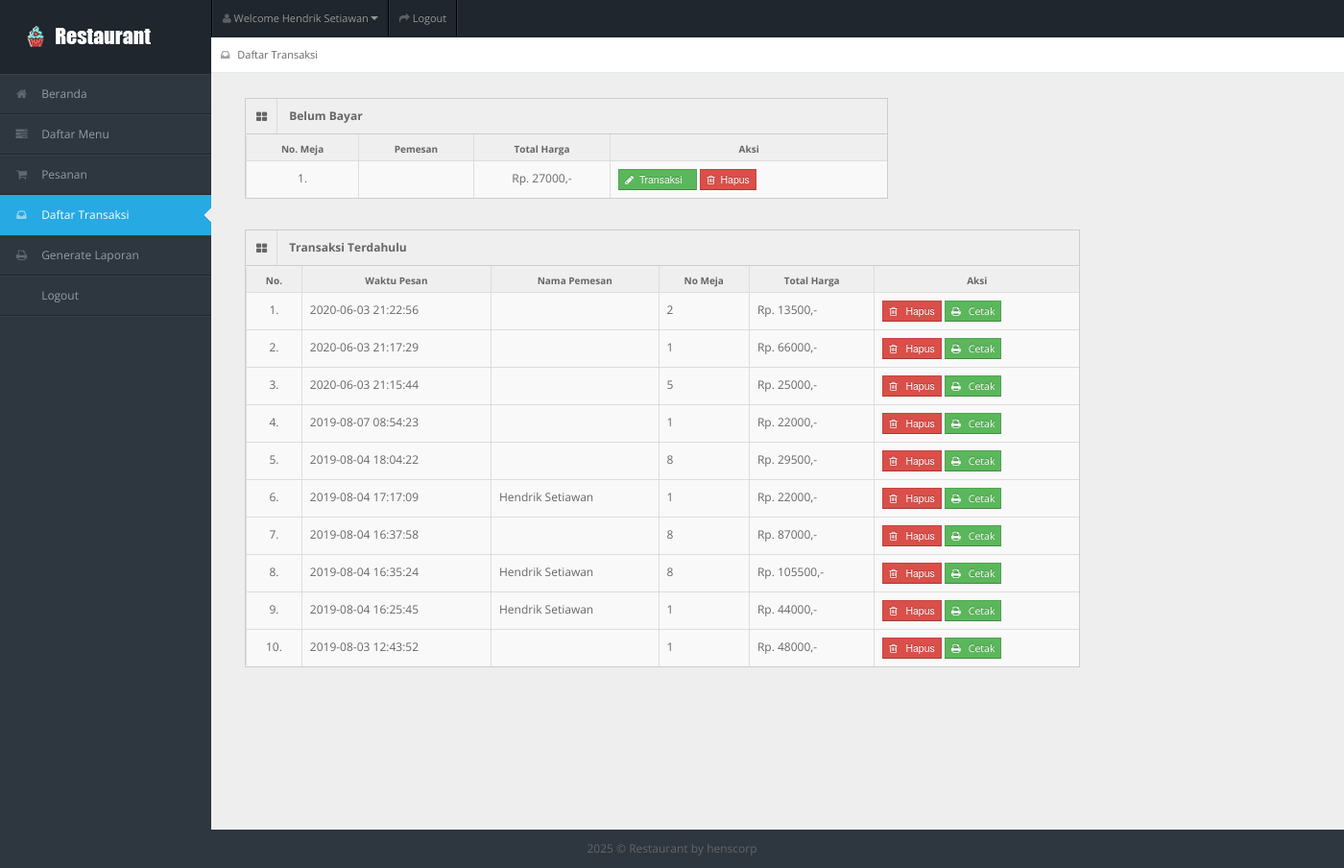
The page /entri_transaksi.php (signed in) on the database its author committed.
### tables this page shows
CREATE TABLE `tb_user` (
  `id_user` int(11) NOT NULL,
  `username` varchar(150) NOT NULL,
  `password` varchar(150) NOT NULL,
  `nama_user` varchar(150) NOT NULL,
  `id_level` int(11) NOT NULL,
  `status` varchar(150) NOT NULL
);

CREATE TABLE `tb_order` (
  `id_order` int(11) NOT NULL,
  `id_admin` int(11) DEFAULT NULL,
  `id_pengunjung` int(11) NOT NULL,
  `waktu_pesan` datetime NOT NULL,
  `no_meja` int(11) NOT NULL,
  `total_harga` varchar(150) NOT NULL,
  `uang_bayar` varchar(150) DEFAULT NULL,
  `uang_kembali` varchar(150) DEFAULT NULL,
  `status_order` varchar(150) NOT NULL
);

### entri_transaksi.php (the view, shortened to what this page needs)
<!DOCTYPE html>
<?php
include "connection/koneksi.php";
$id = $_SESSION['id_user'];
if(isset ($_SESSION['username'])){
  $query = "select * from tb_user natural join tb_level where id_user = $id";
  mysqli_query($conn, $query);
  $sql = mysqli_query($conn, $query);
  while($r = mysqli_fetch_array($sql)){
?>
<html lang="en">
<head>
<link rel="stylesheet" href="template/dashboard/css/bootstrap.min.css" />
<link rel="stylesheet" href="template/dashboard/css/bootstrap-responsive.min.css" />
<link rel="stylesheet" href="template/dashboard/css/fullcalendar.css" />
<link rel="stylesheet" href="template/dashboard/css/matrix-style.css" />
<link rel="stylesheet" href="template/dashboard/css/matrix-media.css" />
<link href="template/dashboard/font-awesome/css/font-awesome.css" rel="stylesheet" />
<link rel="stylesheet" href="template/dashboard/css/jquery.gritter.css" />
</head>
<body>
<div id="header">
  <h1><a href="entri_transaksi.php">Daftar Transaksi</a></h1>
</div>
<div id="user-nav" class="navbar navbar-inverse">
  <ul class="nav">
    <li  class="dropdown" id="profile-messages" ><a title="" href="#" data-toggle="dropdown" data-target="#profile-messages" class="dropdown-toggle"><i class="icon icon-user"></i>  <span class="text">Welcome <?php echo $r['nama_user'];?></span><b class="caret"></b></a>
    </li>
    <li class=""><a title="" href="logout.php"><i class="icon icon-share-alt"></i> <span class="text">Logout</span></a></li>
  </ul>
</div>
<div id="sidebar"><a href="entri_referensi.php" class="visible-phone"><i class="icon icon-inbox"></i> <span>Daftar Transaksi</span></a>
  <ul>
    <?php
    if($r['id_level'] == 1){
  ?>
    <li> <a href="beranda.php"><i class="icon icon-home"></i> <span>Beranda</span></a> </li>
    <li> <a href="entri_referensi.php"><i class="icon icon-tasks"></i> <span>Daftar Menu</span></a> </li>
    <li> <a href="entri_order.php"><i class="icon icon-shopping-cart"></i> <span>Pesanan</span></a> </li>
    <li class="active"> <a href="entri_transaksi.php"><i class="icon icon-inbox"></i> <span>Daftar Transaksi</span></a> </li>
    <li> <a href="generate_laporan.php"><i class="icon icon-print"></i> <span>Generate Laporan</span></a> </li>
    <li> <a href="logout.php"><i class="icon icon-sign-out"></i> <span>Logout</span></a> </li>
  <?php
    } else if($r['id_level'] == 2){
  ?>
    <li> <a href="beranda.php"><i class="icon icon-home"></i> <span>Beranda</span></a> </li>
    <li> <a href="entri_order.php"><i class="icon icon-shopping-cart"></i> <span>Pesanan</span></a> </li>
    <li> <a href="generate_laporan.php"><i class="icon icon-print"></i> <span>Generate Laporan</span></a> </li>
    <li> <a href="logout.php"><i class="icon icon-sign-out"></i> <span>Logout</span></a> </li>
  <?php
    } else if($r['id_level'] == 3){
  ?>
    <li><a href="beranda.php"><i class="icon icon-home"></i> <span>Beranda</span></a> </li>
    <li class="active"> <a href="entri_transaksi.php"><i class="icon icon-inbox"></i> <span>Daftar Transaksi</span></a> </li>
    <li> <a href="generate_laporan.php"><i class="icon icon-print"></i> <span>Generate Laporan</span></a> </li>
    <li> <a href="logout.php"><i class="icon icon-sign-out"></i> <span>Logout</span></a> </li>
  <?php
    } else if($r['id_level'] == 4){
  ?>
    <li class="active"><a href="beranda.php"><i class="icon icon-home"></i> <span>Beranda</span></a> </li>
    <li> <a href="generate_laporan.php"><i class="icon icon-print"></i> <span>Generate Laporan</span></a> </li>
    <li> <a href="logout.php"><i class="icon icon-sign-out"></i> <span>Logout</span></a> </li>
  <?php
    } else if($r['id_level'] == 5){
  ?>
    <li> <a href="beranda.php"><i class="icon icon-home"></i> <span>Beranda</span></a> </li>
    <li> <a href="entri_order.php"><i class="icon icon-shopping-cart"></i> <span>Pesanan</span></a> </li>
    <li> <a href="logout.php"><i class="icon icon-sign-out"></i> <span>Logout</span></a> </li>
  <?php
    }
  ?>
  </ul>
</div>
<div id="content">
  <div id="content-header">
    <div id="breadcrumb"> <a href="entri_transaksi.php" title="Go to here" class="tip-bottom"><i class="icon icon-inbox"></i> Daftar Transaksi</a></div>
  </div>
  <div class="container">
    <div class="row-fluid">
    <?php
      if($r['id_level'] == 1 || $r['id_level'] == 3){
    ?>
      <div class="span7">
        <div class="widget-box">
          <div class="widget-title bg_lg"><span class="icon"><i class="icon-th-large"></i></span>
            <h5>Belum Bayar</h5>
          </div>
          <div class="widget-content nopadding" >
            <table class="table table-bordered table-invoice-full">
              <thead>
                <tr>
                  <th class="head0">No. Meja</th>
                  <th class="head1">Pemesan</th>
                  <th class="head0 right">Total Harga</th>
                  <th class="head0 right">Aksi</th>
                </tr>
              </thead>
              <tbody>
                <?php
                  $query_order = "select * from tb_order left join tb_user on tb_order.id_pengunjung = tb_user.id_user where status_order = 'belum bayar'";
                  $sql_order = mysqli_query($conn, $query_order);
                  while($r_order = mysqli_fetch_array($sql_order)){
                ?>
                <tr>
                  <td><center><?php echo $r_order['no_meja']; ?>. </center></td>
                  <td><?php echo $r_order['nama_user'];?></td>
                  <td class="right"><center>Rp. <?php echo $r_order['total_harga'];?>,-</center></td>
                  <td>
                    <form action="" method="post">
                      <button type="submit" value="<?php echo $r_order['id_order'];?>" name="edit_order" class="btn btn-success btn-mini"><i class='icon-pencil'></i>&nbsp;&nbsp;Transaksi &nbsp;&nbsp;</button>
                      <button type="submit" value="<?php echo $r_order['id_order'];?>" name="hapus_order" class="btn btn-mini btn-danger"><i class='icon icon-trash'></i>&nbsp; Hapus</button>
                    </form>
                  </td>
                </tr>
                <?php
                  }
                ?>
              </tbody>
            </table>
          </div>
        </div>
      </div>
      <div class="span9">
        <div class="widget-box">
          <div class="widget-title bg_lg"><span class="icon"><i class="icon-th-large"></i></span>
            <h5>Transaksi Terdahulu</h5>
          </div>
          <div class="widget-content nopadding" >
            <table class="table table-bordered table-invoice-full">
              <thead>
                <tr>
                  <th class="head0">No.</th>
                  <th class="head0">Waktu Pesan</th>
                  <th class="head1">Nama Pemesan</th>
                  <th class="head0">No Meja</th>
                  <th class="head0 right">Total Harga</th>
                  <th class="head0 right">Aksi</th>
                </tr>
              </thead>
              <tbody>
                <?php
                  $nomor = 1;
                  $query_sudah_order = "select * from tb_order left join tb_user on tb_order.id_pengunjung = tb_user.id_user where status_order = 'sudah bayar' order by id_order desc";
                  $sql_sudah_order = mysqli_query($conn, $query_sudah_order);
                  while($r_sudah_order = mysqli_fetch_array($sql_sudah_order)){
                ?>
                <tr>
                  <td><center><?php echo $nomor++; ?>. </center></td>
                  <td><?php echo $r_sudah_order['waktu_pesan'];?></td>
                  <td><?php echo $r_sudah_order['nama_user'];?></td>
                  <td><?php echo $r_sudah_order['no_meja'];?></td>
                  <td>Rp. <?php echo $r_sudah_order['total_harga'];?>,-</td>
                  <td>
                    <form action="" method="post">
                      <button type="submit" value="<?php echo $r_sudah_order['id_order'];?>" name="hapus_transaksi" class="btn btn-mini btn-danger">
                        <i class='icon icon-trash'></i>
                        &nbsp; Hapus
                      </button>
                      <a target='_blank' href="cetak_transaksi.php?konten=<?php echo $r_sudah_order['id_order'];?>" class="btn btn-mini btn-success">
                        <i class='icon icon-print'></i>
                        &nbsp; Cetak
                      </a>
                    </form>
                  </td>
                </tr>
                <?php
                  }
                ?>
              </tbody>
            </table>
          </div>
        </div>
      </div>
      <?php
        }
      ?>
    </div>
  </div>
</div>
<div class="row-fluid">
  <div id="footer" class="span12"> <?php echo date('Y'); ?> &copy; Restaurant <a href="#">by henscorp</a> </div>
</div>
</body>
</html>
<?php
  }
} else {
  header('location: logout.php');
}
?>

### template/dashboard/css/matrix-style.css (style rules this page uses)
* { outline:none !important; -moz-outline: none !important; }
html, body { height:100% }
body { overflow-x: hidden; margin-top: -10px; font-family: 'Open Sans', sans-serif; font-size:12px; color:#666; }
a { color:#666; }
select, textarea, input[type="text"], input[type="password"], input[type="datetime"], input[type="datetime-local"], input[type="date"], input[type="month"], input[type="time"], input[type="week"], input[type="number"], input[type="email"], input[type="url"], input[type="search"], input[type="tel"], input[type="color"], .uneditable-input, .label, .dropdown-menu, .btn, .well, .progress, .table-bordered, .btn-group > .btn:first-child, .btn-group > .btn:last-child, .btn-group > .btn:last-child, .btn-group > .dropdown-toggle, .alert { border-radius:0px; }
.btn, textarea, input[type="text"], input[type="password"], input[type="datetime"], input[type="datetime-local"], input[type="date"], input[type="month"], input[type="time"], input[type="week"], input[type="number"], input[type="email"], input[type="url"], input[type="search"], input[type="tel"], input[type="color"], .uneditable-input { box-shadow:none; }
.progress, .progress-success .bar, .progress .bar-success, .progress-warning .bar, .progress .bar-warning, .progress-danger .bar, .progress .bar-danger, .progress-info .bar, .progress .bar-info, .btn, .btn-primary { background-image:none; }
#footer { padding:10px; text-align:center; }
.bg_lg { background:#28b779; }
#header { height: 77px; position: relative; width: 100%; z-index: -9; }
#header h1 { background: url("../img/logo.png") no-repeat scroll 0 0 transparent; height: 31px; left: 20px; line-height: 600px; overflow: hidden; position: relative; top: 26px; width: 191px; }
#header h1 a { display: block; }
#user-nav { position: absolute; left: 220px; top:0px; z-index: 20; margin: 0; }
#user-nav > ul { margin: 0; padding: 0; list-style: none; border-right: 1px solid #2e363f;border-left: 1px solid #000; }
#user-nav > ul > li { float: left; list-style-type: none; margin: 0; position: relative; padding: 0; border-left: 1px solid #2e363f; border-right: 1px solid #000; }
#user-nav > ul > li > a { padding:9px 10px; display: block; font-size: 11px; }
#user-nav > ul > li > a > i, #sidebar li a i { opacity: .5; margin-top: 2px; }
#sidebar { display: block; float: left; position: relative; width: 220px; z-index: 16; }
#sidebar > ul { list-style: none; margin: 0px 0 0; padding: 0; position: absolute; width: 220px; }
#sidebar > ul > li { display: block; position: relative; }
#sidebar > ul > li > a { padding: 10px 0 10px 15px; display: block; color: #939da8; }
#sidebar > ul > li > a > i { margin-right: 10px; }
#sidebar > ul > li.active > a { background: url("../img/menu-active.png") no-repeat scroll right center transparent !important; text-decoration:none; }
#content { background: none repeat scroll 0 0 #eeeeee; margin-left: 220px; margin-right: 0; padding-bottom: 25px; position: relative; min-height:100%; width: auto; }
#content-header { position: abslute; width: 100%; margin-top: -38px; z-index: 20; }
#breadcrumb { background-color: #fff; border-bottom: 1px solid #e3ebed; }
#breadcrumb a { padding: 8px 20px 8px 10px; display: inline-block; background-image: url('../img/breadcrumb.png'); background-position: center right; background-repeat: no-repeat; font-size: 11px; color: #666666; }
#breadcrumb a:last-child { background-image:none; }
#breadcrumb a i { margin-right: 5px; opacity: .6; }
.stat-boxes .peity_bar_good, .stat-boxes .peity_line_good, { color: #459D1C; }
.widget-box { background: none repeat scroll 0 0 #F9F9F9; border-left: 1px solid #CDCDCD; border-top: 1px solid #CDCDCD; border-right: 1px solid #CDCDCD; clear: both; margin-top: 16px; margin-bottom: 16px; position: relative; }
.widget-title, .modal-header, .table th, div.dataTables_wrapper .ui-widget-header { background:#efefef; border-bottom: 1px solid #CDCDCD; height: 36px; }
.widget-title span.icon { padding: 9px 10px 7px 11px; float: left; border-right:1px solid #dadada; }
.widget-title h5 { color: #666; float: left; font-size: 12px; font-weight: bold; padding: 12px; line-height: 12px; margin: 0; }
.widget-content { padding:15px; border-bottom: 1px solid #cdcdcd; }
.table th { height: auto; font-size: 10px; padding: 5px 10px 2px; border-bottom: 0; text-align: center; color: #666666; }
.nopadding { padding: 0 !important; }
.nopadding .table { margin-bottom: 0; }
.nopadding .table-bordered { border: 0; }
form { margin-bottom: 0; }

### rows shown on the page
tb_user: nama_user "Hendrik Setiawan"
tb_order: no_meja "1", total_harga "27000", $r_order['id_order'] 25 (drawn)
tb_order: waktu_pesan "2020-06-03 21:22:56", no_meja "2", total_harga "13500", $r_sudah_order['id_order'] 24 (drawn)
tb_order: waktu_pesan "2020-06-03 21:17:29", no_meja "1", total_harga "66000", $r_sudah_order['id_order'] 23 (drawn)
tb_order: waktu_pesan "2020-06-03 21:15:44", no_meja "5", total_harga "25000", $r_sudah_order['id_order'] 22 (drawn)
tb_order: waktu_pesan "2019-08-07 08:54:23", no_meja "1", total_harga "22000", $r_sudah_order['id_order'] 21 (drawn)
tb_order: waktu_pesan "2019-08-04 18:04:22", no_meja "8", total_harga "29500", $r_sudah_order['id_order'] 20 (drawn)
tb_order: waktu_pesan "2019-08-04 17:17:09", tb_user.nama_user "Hendrik Setiawan", no_meja "1", total_harga "22000", $r_sudah_order['id_order'] 19 (drawn)
tb_order: waktu_pesan "2019-08-04 16:37:58", no_meja "8", total_harga "87000", $r_sudah_order['id_order'] 18 (drawn)
tb_order: waktu_pesan "2019-08-04 16:35:24", tb_user.nama_user "Hendrik Setiawan", no_meja "8", total_harga "105500", $r_sudah_order['id_order'] 16 (drawn)
tb_order: waktu_pesan "2019-08-04 16:25:45", tb_user.nama_user "Hendrik Setiawan", no_meja "1", total_harga "44000", $r_sudah_order['id_order'] 15 (drawn)
tb_order: waktu_pesan "2019-08-03 12:43:52", no_meja "1", total_harga "48000", $r_sudah_order['id_order'] 14 (drawn)
